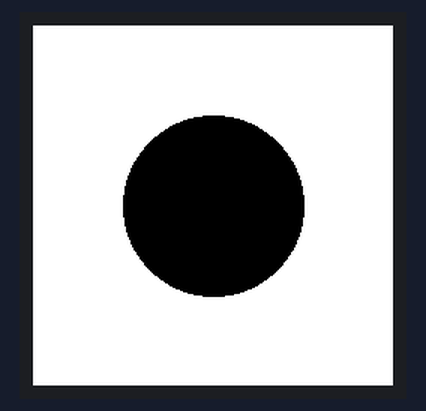
Simulated run of this sketch. Board: Arduino Uno, built with avr-gcc and run on an emulated ATmega328P. Parts: 240×240 colour display.

Above: at 0.3 s.

The sketch:

gc9a01.ino
```cpp
#include <SPI.h>
#include <Adafruit_GFX.h>
#include "Adafruit_GC9A01A.h"

#define TFT_CS  10
#define TFT_DC   8
#define TFT_RST  9

Adafruit_GC9A01A display(TFT_CS, TFT_DC, TFT_RST);

void setup() {
  display.begin();
  display.setRotation(0);

  display.fillScreen(0xFFFF); // White
  int16_t cx = display.width() / 2;
  int16_t cy = display.height() / 2;
  int16_t r  = min(display.width(), display.height()) / 4;
  display.fillCircle(cx, cy, r, 0x0000); // Black
}

void loop() {}
```
